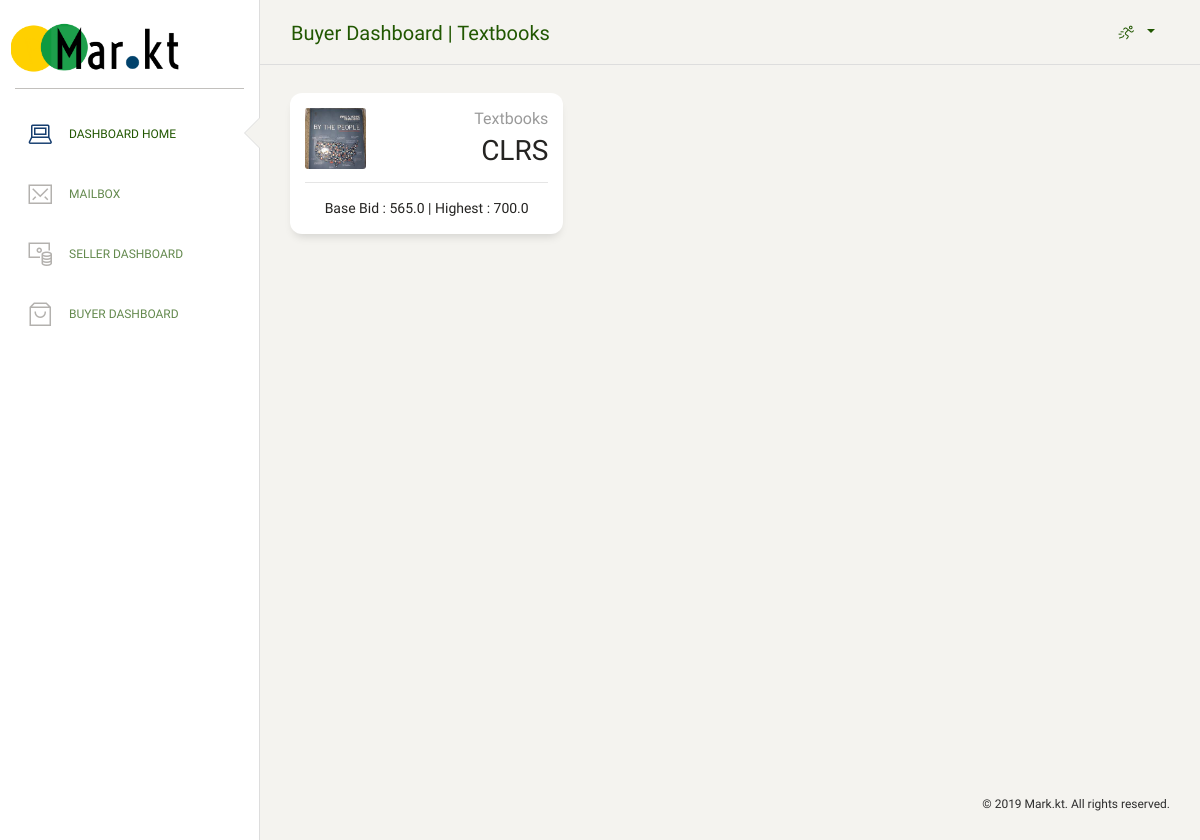
Page /buyer/dashboard/category/1/ on the earlier database version.
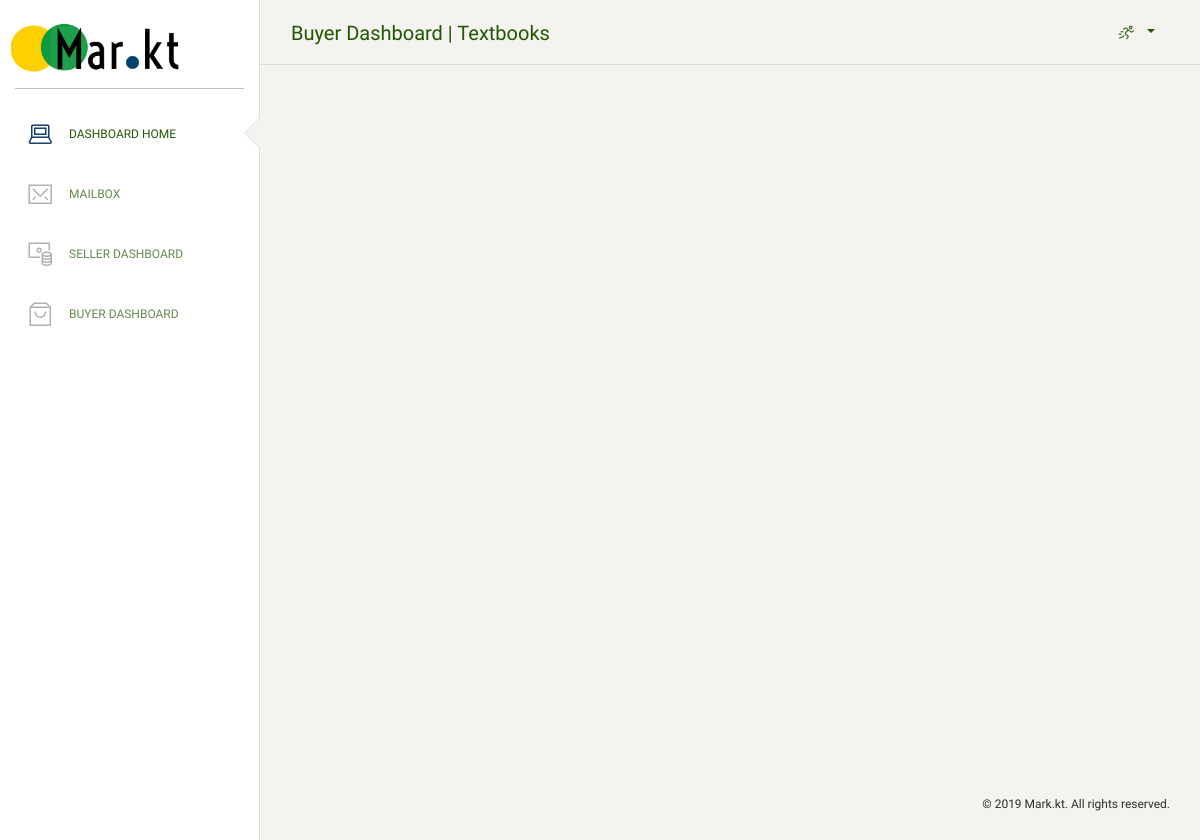
Same page on the later database version.
### buyer/models.py (models this page shows)
class Product(models.Model):
    name = models.CharField(max_length=50)
    category = models.CharField(max_length=30)
    cat_id = models.IntegerField()
    vendor_id = models.ForeignKey(User, on_delete=models.CASCADE, related_name='vendor_id')
    is_sold = models.BooleanField(default=False)
    description = models.CharField(max_length=300)
    minimum_bid = models.FloatField()
    current_high_bid = models.FloatField()
    image_link = models.CharField(max_length=100)

### buyer/views.py (the view)
# urls.py: url(r'^dashboard/category/(?P<category_id>\d+)/$', views.display_buyer_cat, name="category"),
def display_buyer_cat(request, category_id):
    context = {
        'page_name': "Buyer Dashboard",
        'category': "Generic Category",
    }
    if category_id == '1':
        context['category'] = 'Textbooks'
    elif category_id == '2':
        context['category'] = 'QPs'
    elif category_id == '3':
        context['category'] = 'Notes'
    elif category_id == '4':
        context['category'] = 'Furniture'
    products = Product.objects.filter(cat_id=int(category_id))
    context['products'] = products
    return render(request, 'buyer/buyer-category.html', context)

### buyer/templates/buyer/buyer-category.html (shortened to what this page needs)
<!DOCTYPE html>
<html lang="en">
{% load static %}
<head>
  <link href="{% static 'homepage/css/font-awesome.min.css' %}" rel="stylesheet">
  <link href="{% static 'homepage/css/bootstrap.min.css' %}" rel="stylesheet" />
  <link href="{% static 'homepage/css/paper-dashboard.css' %}" rel="stylesheet" />
  <link href="{% static 'homepage/css/theme.css' %}" rel="stylesheet">
  <link href="{% static 'homepage/css/dash.css' %}" rel="stylesheet">
  <link href="{% static 'buyer/css/buyer-category.css' %}" rel="stylesheet">
</head>
<body class="">
<div class="wrapper ">
  <div class="sidebar" data-color="white" data-active-color="danger">
    <div class="logo">
      <a href="{% url 'homepage:home' %}" class="simple-text logo-normal">
        <div class="logo-image-big logo-image dash-logo">
          <img src="{% static 'homepage/img/logo3.png' %}">
        </div>
      </a>
    </div>
    <div class="sidebar-wrapper">
      <ul class="nav">
        <li class="active" id="dbhome">
          <a href="{% url 'homepage:dash_home' %}">
            <i class="nc-icon nc-laptop"></i>
            <p>Dashboard Home</p>
          </a>
        </li>
        <li  id="mail">
          <a href="{% url 'homepage:mail_home' %}">
            <i class="nc-icon nc-email-85"></i>
            <p>Mailbox</p>
          </a>
        </li>
        <li id="seller">
          <a href="{% url 'seller:dashboard' %}">
            <i class="nc-icon nc-money-coins"></i>
            <p>Seller Dashboard</p>
          </a>
        </li>
        <li id="buyer">
          <a href="{% url 'buyer:dashboard' %}">
            <i class="nc-icon nc-bag-16"></i>
            <p>Buyer Dashboard</p>
          </a>
        </li>
      </ul>
    </div>
  </div>
  <div class="main-panel">
    <nav class="navbar navbar-expand-lg navbar-absolute fixed-top navbar-transparent">
      <div class="container-fluid">
        <div class="navbar-wrapper">
          <div class="navbar-brand">
            <a href="{% url 'buyer:dashboard' %}"> Buyer Dashboard </a> <a href=""> | {{ category }}</a>
          </div>
        </div>
        <div class="collapse navbar-collapse justify-content-end" id="navigation">
            <ul class="navbar-nav">
              <li class="nav-item btn-rotate dropdown">
                <a class="nav-link dropdown-toggle" href="http://example.com" id="navbarDropdownMenuLink" data-toggle="dropdown" aria-haspopup="true" aria-expanded="false">
                  <i class="nc-icon nc-user-run"></i>
                </a>
              </li>
            </ul>
          </div>
      </div>
    </nav>
      <div class="content">
        <div class="row">
          {% for p in products %}
          <div class="col-sm-4" >
              <a href="{% url 'buyer:item' p.id %}">
              <div class="card card-stats">
                <div class="card-body">
                  <div class="row text-center">
                    <div class="col-4">
                        <img class="product_img" src="{% static 'seller/img/items/item.jpeg' %}">
                    </div>
                    <div class="col-8">
                      <div class="numbers">
                        <p class="card-category">{{ p.category }}</p>
                        <p class="card-title">{{p.name}}</p>
                      </div>
                    </div>
                  </div>
                </div>
                <div class="card-footer text-center">
                    <hr>
                    Base Bid : {{ p.minimum_bid }} | Highest : {{ p.current_high_bid }}
                  </div>
              </div>
            </a>
          </div>
          {% endfor %}
          </div>
        </div>
    <footer class="footer footer-black  footer-white ">
      <div class="container-fluid">
        <div class="row">
          <nav class="footer-nav">
          </nav>
          <div class="credits ml-auto">
              <span class="copyright">
                ©
                 Mark.kt. All rights reserved.
              </span>
          </div>
        </div>
      </div>
    </footer>
  </div>
</div>
</body>
</html>

Differences in the rows shown:
removed Product: category "Textbooks", name "CLRS", minimum_bid "565.0", current_high_bid "700.0"
Other differences:
{{ category }}: (not shown) → "Textbooks"
